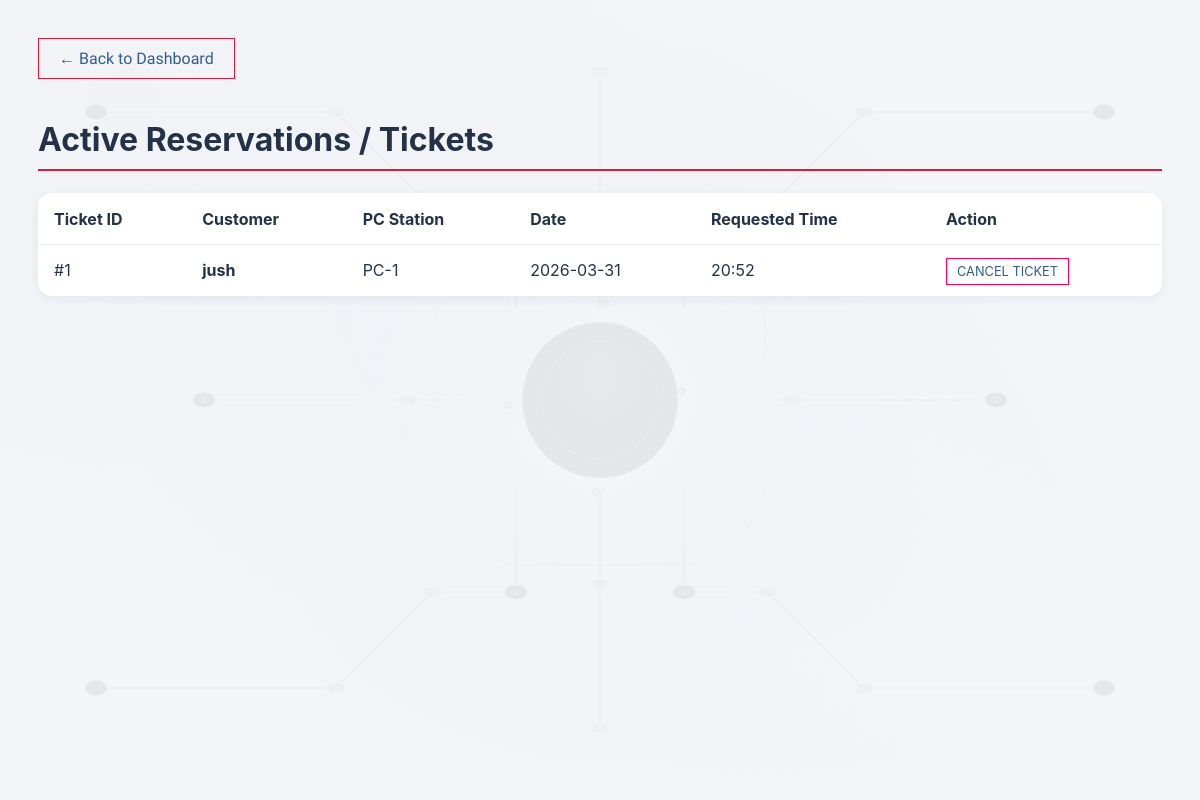
The app's page /bookings (signed in), older data.
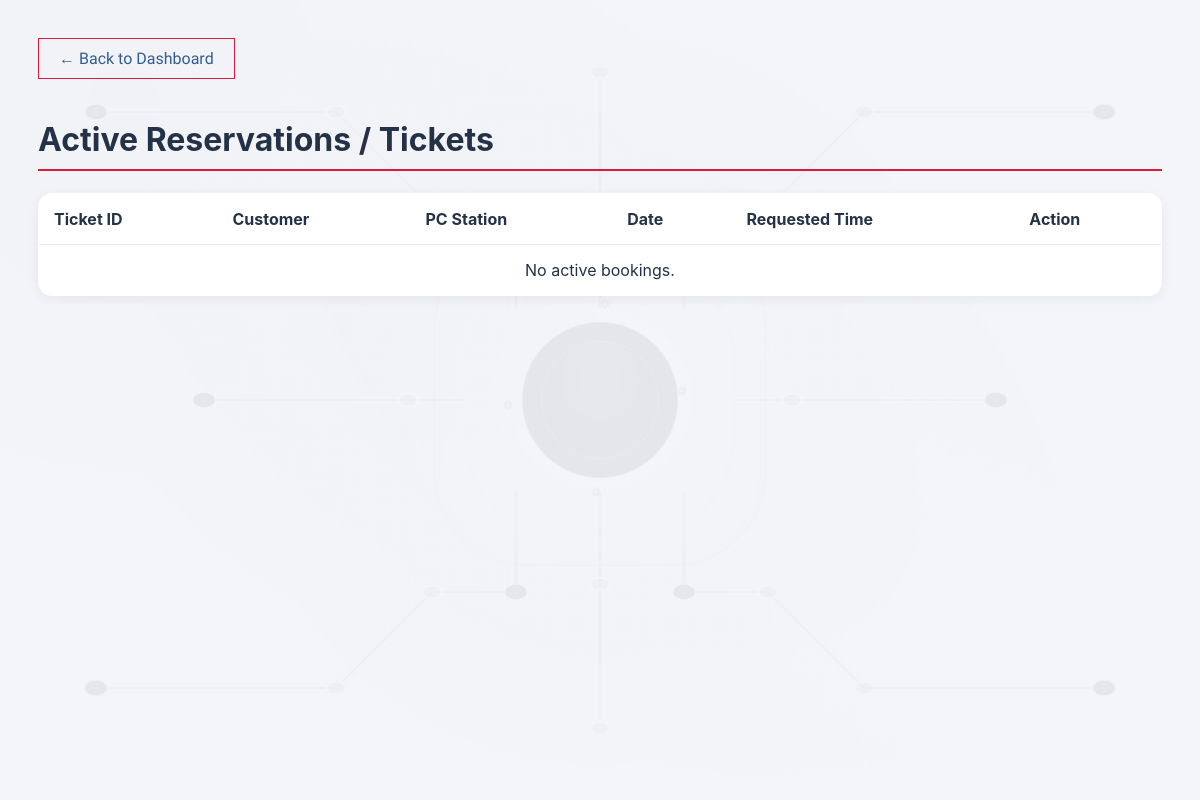
The same page, newer data.
### app.py (models this page shows, shortened)
class Booking(db.Model):
    id = db.Column(db.Integer, primary_key=True)
    user_id = db.Column(db.Integer, db.ForeignKey('user.id'), nullable=False)
    pc_id = db.Column(db.Integer, db.ForeignKey('pc.id'), nullable=False)
    booking_date = db.Column(db.String(20), nullable=True)
    time_slot = db.Column(db.String(20), nullable=False)
    user = db.relationship('User', backref='bookings')
    pc = db.relationship('PC', backref='bookings')

class User(UserMixin, db.Model):
    id = db.Column(db.Integer, primary_key=True)
    username = db.Column(db.String(80), unique=True, nullable=False)
    password_hash = db.Column(db.String(120), nullable=False)
    pondo = db.Column(db.Float, default=0.0)
    is_admin = db.Column(db.Boolean, default=False)
    role = db.Column(db.String(32), nullable=False, default="student")
    full_name = db.Column(db.String(160), nullable=True)
    is_active_staff = db.Column(db.Boolean, nullable=False, default=True)
    profile_picture = db.Column(db.LargeBinary, nullable=True)
    profile_picture_mime = db.Column(db.String(32), nullable=True)
    @property
    def is_active(self):
        return self.is_active_staff

class PC(db.Model):
    id = db.Column(db.Integer, primary_key=True)
    name = db.Column(db.String(20), unique=True, nullable=False)
    is_occupied = db.Column(db.Boolean, default=False)
    lan_ip = db.Column(db.String(64), nullable=True)
    lan_port = db.Column(db.Integer, nullable=True)
    last_agent_seen_at = db.Column(db.DateTime, nullable=True)
    online_since_at = db.Column(db.DateTime, nullable=True)
    room = db.Column(db.String(80), nullable=True)

### app.py (the view)
@app.route('/bookings')
@login_required
def view_bookings():
    if not current_user.is_admin: return redirect(url_for('index'))
    bookings = Booking.query.all()
    return render_template('bookings.html', bookings=bookings)

### app.py (called while the page is built, shortened)
@login_manager.user_loader
def load_user(user_id):
    return db.session.get(User, int(user_id))

@app.before_request
def bootstrap_schema():
    if not getattr(app, "_schema_ready", False):
        initialize_database()

@app.before_request
def limit_profile_picture_request_body():
    if request.method == "POST" and request.path in {"/profile", "/api/mobile/profile"}:
        request.max_content_length = MAX_PROFILE_IMAGE_BYTES + MAX_PROFILE_UPLOAD_OVERHEAD_BYTES

@app.before_request
def allow_mobile_api_preflight():
    normalized_path = (request.path or "").rstrip("/")
    if request.method != "OPTIONS":
        return None

@app.after_request
def add_mobile_api_cors_headers(response):
    normalized_path = (request.path or "").rstrip("/")
    if normalized_path == "/api/server-info" or normalized_path == "/api/mobile/pairing" or normalized_path.startswith("/api/mobile/"):
        response.headers.setdefault("Access-Control-Allow-Origin", "*")
        response.headers.setdefault("Access-Control-Allow-Headers", "Content-Type, Accept, X-Requested-With")
        response.headers.setdefault("Access-Control-Allow-Methods", "GET, POST, OPTIONS")
    return response

@app.after_request
def apply_professional_dashboard_theme(response):
    themed_paths = {"/equipment", "/management", "/borrower", "/dean/pcs"}
    if (
        request.path not in themed_paths
        or request.method != "GET"
        or response.status_code != 200
        or response.is_streamed
        or "text/html" not in response.content_type
    ):
        return response

def start_periodic_billing():
    global _billing_thread_started
    if _billing_thread_started or BILLING_DISABLED:
        return

@app.before_request
def ensure_billing_started():
    start_periodic_billing()

### templates/bookings.html (shortened to what this page needs)
<!DOCTYPE html>
<html lang="en">
<head>
{% include '_dashboard_container_theme.html' %}</head>
<body>
    {% include '_animated_background.html' %}
    <a href="/" class="back-btn">← Back to Dashboard</a>
    <h1>Active Reservations / Tickets</h1>
    <table>
        <thead>
            <tr>
                <th>Ticket ID</th>
                <th>Customer</th>
                <th>PC Station</th>
                <th>Date</th>
                <th>Requested Time</th>
                <th>Action</th>
            </tr>
        </thead>
        <tbody>
            {% for booking in bookings %}
            <tr>
                <td>#{{ booking.id }}</td>
                <td style="font-weight: bold; color: white;">{{ booking.user.username }}</td>
                <td style="color: #e21f3d;">{{ booking.pc.name }}</td>
                <td>{{ booking.booking_date or 'N/A' }}</td>
                <td>{{ booking.time_slot }}</td>
                <td><a href="/delete_booking/{{ booking.id }}" class="del-btn">CANCEL TICKET</a></td>
            </tr>
            {% else %}
            <tr><td colspan="6" style="text-align:center; color:#666;">No active bookings.</td></tr>
            {% endfor %}
        </tbody>
    </table>
</body>
</html>

### templates/_dashboard_container_theme.html (shortened to what this page needs)
<link rel="stylesheet" href="{{ url_for('static', filename='professional.css') }}">
<link rel="stylesheet" href="https://cdnjs.cloudflare.com/ajax/libs/font-awesome/6.5.2/css/all.min.css">

### templates/_animated_background.html (shortened to what this page needs)
<div class="cyber-bg" aria-hidden="true">
    <div class="cyber-grid"></div>
    <div class="cyber-core">
        <div class="cyber-core-ring"></div>
        <div class="cyber-core-shell"></div>
        <div class="cyber-sparks">
            <span></span>
            <span></span>
            <span></span>
            <span></span>
        </div>
    </div>
</div>

### assets/professional.css (style rules this page uses)
:root { color-scheme: light; --ui-bg: #f3f5f9; --ui-card: #fff; --ui-ink: #243247; --ui-muted: #68778d; --ui-border: #dfe5ee; --ui-accent: #315d91; --ui-accent-soft: #eaf1fa; --ui-success: #287653; --ui-danger: #a83e48; --ui-shadow: 0 3px 12px rgba(25, 42, 70, .06); }
html, body { background: var(--ui-bg) !important; color: var(--ui-ink) !important; }
body { font-family: Inter, "Segoe UI", Arial, sans-serif !important; letter-spacing: normal !important; text-shadow: none !important; }
.cyber-bg { opacity: .06 !important; filter: saturate(.25) !important; }
h1, h2, h3, h4 { color: #1f3048 !important; font-family: Inter, "Segoe UI", Arial, sans-serif !important; letter-spacing: normal !important; text-shadow: none !important; }
body h1, body h2, body h3, body h4 { color: #1f3048 !important; }
body :is(div, p, span, strong, b, label, li, td, th, small, dt, dd, summary, caption, legend, output) { color: var(--ui-ink) !important; text-shadow: none !important; }
.card, .panel, .pc, .item, .status, .status-item, .wallet-box, .user-guidance, .pairing-card, .pairing-alt-item, .method-option, .summary, .notice, .error-box, .booking-form, .history-row, .history-main, .admin-pc-panel, .admin-tab-panel, .section, .shell, .stat, .payment-card, .room-table, .login-shell, .login-box, .register-box, .register, .analytics-tile, .analytics-card, .section-card, .status-chart, .pypondo-analytics, table { color: var(--ui-ink) !important; background: var(--ui-card) !important; border: 1px solid var(--ui-border) !important; border-radius: 14px !important; box-shadow: var(--ui-shadow) !important; }
a { transition: color .15s ease, background-color .15s ease, border-color .15s ease; }
a:not(.btn):not(.header-action-button):not(.profile-avatar-link) { color: var(--ui-accent); }
table { border-collapse: collapse; overflow: hidden; }
th { background: #fff !important; color: #52647d !important; font-family: inherit !important; text-transform: none !important; }
th, td, .row { border-color: #e9edf3 !important; }
body { background: var(--ui-bg) !important; color: var(--ui-ink) !important; }
body :is(div, p, span, strong, b, label, li, td, th, small, dt, dd, summary, caption, legend, output, h1, h2, h3, h4) { color: var(--ui-ink) !important; text-shadow: none !important; }
body a:not(.header-action-button):not(.profile-avatar-link):not(.button):not(.btn):not(.workspace-link) { color: var(--ui-accent) !important; }

### templates/bookings.html (style rules this page uses)
body { background-color: #0b0c15; color: #e0e6ed; font-family: 'Roboto', sans-serif; padding: 30px; }
h1 { font-family: 'Orbitron', sans-serif; color: #d91c39; border-bottom: 2px solid #d91c39; padding-bottom: 10px; }
table { width: 100%; border-collapse: collapse; background: #151922; margin-top: 20px; }
th, td { padding: 15px; text-align: left; border-bottom: 1px solid #333; }
th { color: #d91c39; text-transform: uppercase; font-family: 'Orbitron', sans-serif; }
.back-btn { display: inline-block; margin-bottom: 20px; color: #d91c39; text-decoration: none; border: 1px solid #d91c39; padding: 10px 20px; font-family: 'Orbitron', sans-serif; }

Row changes from the older to the newer data that the page shows:
removed Booking: id "1", user.username "jush", pc.name "PC-1", booking_date "2026-03-31", time_slot "20:52"
Text that changed along with them:
text now shown: "No active bookings."
